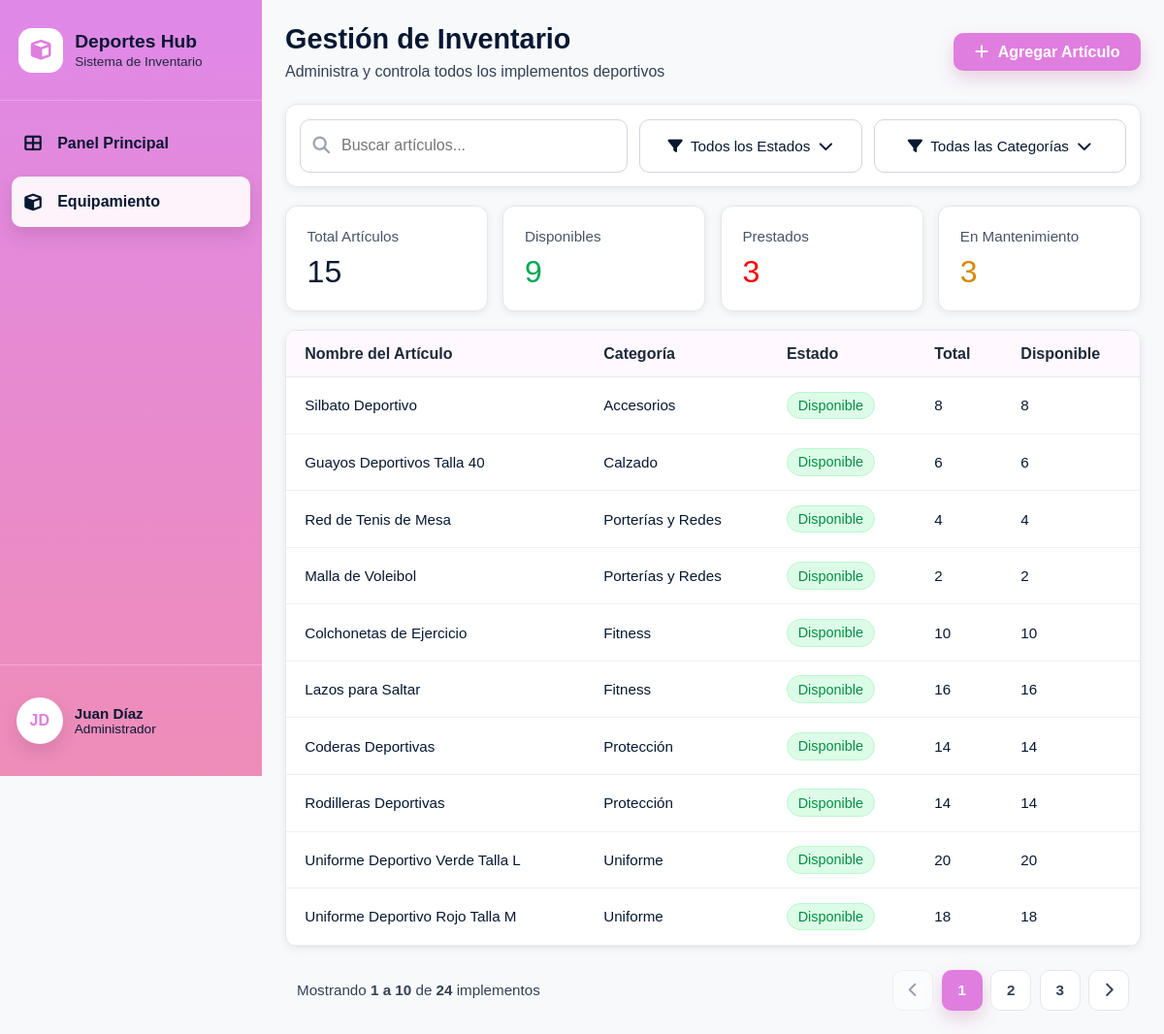
/ (signed in), run on the app's committed database.
### tables this page shows
CREATE TABLE `implementos` (
  `id_implemento` int(11) NOT NULL,
  `id_categoria` int(11) NOT NULL,
  `nombre_implemento` varchar(100) NOT NULL,
  `codigo_implemento` varchar(30) NOT NULL,
  `descripcion` text DEFAULT NULL,
  `cantidad_total` int(11) NOT NULL DEFAULT 0,
  `cantidad_disponible` int(11) NOT NULL DEFAULT 0,
  `estado` enum('disponible','prestado','mantenimiento','inactivo') NOT NULL DEFAULT 'disponible',
  `ubicacion` varchar(100) DEFAULT NULL,
  `fecha_registro` timestamp NOT NULL DEFAULT current_timestamp()
);

CREATE TABLE `categorias` (
  `id_categoria` int(11) NOT NULL,
  `nombre_categoria` varchar(80) NOT NULL,
  `descripcion` varchar(255) DEFAULT NULL,
  `estado` enum('activa','inactiva') NOT NULL DEFAULT 'activa'
);

### index.php (the view, shortened to what this page needs)
<?php
include("conexion.php");
$registros_por_pagina = 10;
$pagina_actual = isset($_GET["pagina"]) ? (int)$_GET["pagina"] : 1;
$inicio = ($pagina_actual - 1) * $registros_por_pagina;
$total_consulta = $conexion->query("SELECT COUNT(*) AS total FROM implementos");
$total_fila = $total_consulta->fetch_assoc();
$total_implementos = $total_fila["total"];
$total_paginas = ceil($total_implementos / $registros_por_pagina);
$consulta_implementos = $conexion->query("
    SELECT
        i.id_implemento,
        i.nombre_implemento,
        i.codigo_implemento,
        i.cantidad_total,
        i.cantidad_disponible,
        i.estado,
        i.ubicacion,
        c.nombre_categoria
    FROM implementos i
    INNER JOIN categorias c ON i.id_categoria = c.id_categoria
    ORDER BY i.id_implemento DESC
    LIMIT $inicio, $registros_por_pagina
");
?>
<!DOCTYPE html>
<html lang="es">
<head>
    <link rel="stylesheet" href="defaul.css">
</head>
<body class="inventario-page">
    <div class="inventario-contenedor">
        <aside class="inventario-menu">
            <div class="inventario-logo">
                <div class="inventario-logo-icon">
                    <i class="fa-solid fa-cube"></i>
                </div>
                <div>
                    <h2>Deportes Hub</h2>
                    <p>Sistema de Inventario</p>
                </div>
            </div>
            <nav class="inventario-nav">
                <a href="administrador.php" class="inventario-link">
                    <i class="fa-solid fa-table-cells-large"></i>
                    <span>Panel Principal</span>
                </a>
                <a href="index.php" class="inventario-link activo">
                    <i class="fa-solid fa-cube"></i>
                    <span>Equipamiento</span>
                </a>
            </nav>
            <div class="inventario-user">
                <div class="inventario-user-avatar">JD</div>
                <div>
                    <h4>Juan Díaz</h4>
                    <p>Administrador</p>
                </div>
            </div>
        </aside>
        <main class="inventario-main">
            <section class="inventario-header">
                <div>
                    <h1>Gestión de Inventario</h1>
                    <p>Administra y controla todos los implementos deportivos</p>
                </div>
                <button class="btn-agregar-articulo" id="btnMostrarArticulo" type="button">
                    <i class="fa-solid fa-plus"></i>
                    Agregar Artículo
                </button>
            </section>
            <div id="vistaInventario">
                <section class="inventario-filtros">
                    <div class="inventario-buscador">
                        <i class="fa-solid fa-magnifying-glass"></i>
                        <input type="text" placeholder="Buscar artículos...">
                    </div>
                    <button class="btn-filtro">
                        <i class="fa-solid fa-filter"></i>
                        Todos los Estados
                        <i class="fa-solid fa-chevron-down"></i>
                    </button>
                    <button class="btn-filtro">
                        <i class="fa-solid fa-filter"></i>
                        Todas las Categorías
                        <i class="fa-solid fa-chevron-down"></i>
                    </button>
                </section>
                <section class="inventario-cards">
                    <article class="inventario-card">
                        <p>Total Artículos</p>
                        <h2>15</h2>
                    </article>
                    <article class="inventario-card">
                        <p>Disponibles</p>
                        <h2 class="numero-verde">9</h2>
                    </article>
                    <article class="inventario-card">
                        <p>Prestados</p>
                        <h2 class="numero-rojo">3</h2>
                    </article>
                    <article class="inventario-card">
                        <p>En Mantenimiento</p>
                        <h2 class="numero-naranja">3</h2>
                    </article>
                </section>
                <section class="inventario-tabla-contenedor">
                    <table class="inventario-tabla">
                        <thead>
                            <tr>
                                <th>Nombre del Artículo</th>
                                <th>Categoría</th>
                                <th>Estado</th>
                                <th>Total</th>
                                <th>Disponible</th>
                            </tr>
                        </thead>
                        <tbody>
                            <?php while($implemento = $consulta_implementos->fetch_assoc()) { ?>
                                <tr>
                                    <td><?php echo $implemento["nombre_implemento"]; ?></td>
                                    <td><?php echo $implemento["nombre_categoria"]; ?></td>
                                    <td>
                                        <span class="estado-inventario <?php echo $implemento["estado"]; ?>">
                                            <?php echo ucfirst($implemento["estado"]); ?>
                                        </span>
                                    </td>
                                    <td><?php echo $implemento["cantidad_total"]; ?></td>
                                    <td><?php echo $implemento["cantidad_disponible"]; ?></td>
                                </tr>
                            <?php } ?>
                        </tbody>
                    </table>
                </section>
                <section class="inventario-paginacion">
                    <p>
                        Mostrando
                        <strong>
                            <?php echo $total_implementos > 0 ? $inicio + 1 : 0; ?>
                            a
                            <?php
                                $fin = $inicio + $registros_por_pagina;
                                echo $fin > $total_implementos ? $total_implementos : $fin;
                            ?>
                        </strong>
                        de <strong><?php echo $total_implementos; ?></strong> implementos
                    </p>
                    <div class="paginacion-botones">
                        <?php if ($pagina_actual > 1) { ?>
                            <button type="button" onclick="window.location.href='index.php?pagina=<?php echo $pagina_actual - 1; ?>'">
                                <i class="fa-solid fa-chevron-left"></i>
                            </button>
                        <?php } else { ?>
                            <button type="button" disabled>
                                <i class="fa-solid fa-chevron-left"></i>
                            </button>
                        <?php } ?>
                        <?php for ($i = 1; $i <= $total_paginas; $i++) { ?>
                            <button
                                type="button"
                                class="<?php echo $i == $pagina_actual ? 'pagina-activa' : ''; ?>"
                                onclick="window.location.href='index.php?pagina=<?php echo $i; ?>'">
                                <?php echo $i; ?>
                            </button>
                        <?php } ?>
                        <?php if ($pagina_actual < $total_paginas) { ?>
                            <button type="button" onclick="window.location.href='index.php?pagina=<?php echo $pagina_actual + 1; ?>'">
                                <i class="fa-solid fa-chevron-right"></i>
                            </button>
                        <?php } else { ?>
                            <button type="button" disabled>
                                <i class="fa-solid fa-chevron-right"></i>
                            </button>
                        <?php } ?>
                    </div>
                </section>
            </div>
        </main>
    </div>
</body>
</html>

### data on the page
implementos: nombre_implemento "Silbato Deportivo", id_categoria.nombre_categoria "Accesorios", estado "Disponible", cantidad_total "8", cantidad_disponible "8"
implementos: nombre_implemento "Guayos Deportivos Talla 40", id_categoria.nombre_categoria "Calzado", estado "Disponible", cantidad_total "6", cantidad_disponible "6"
implementos: nombre_implemento "Red de Tenis de Mesa", id_categoria.nombre_categoria "Porterías y Redes", estado "Disponible", cantidad_total "4", cantidad_disponible "4"
implementos: nombre_implemento "Malla de Voleibol", id_categoria.nombre_categoria "Porterías y Redes", estado "Disponible", cantidad_total "2", cantidad_disponible "2"
implementos: nombre_implemento "Colchonetas de Ejercicio", id_categoria.nombre_categoria "Fitness", estado "Disponible", cantidad_total "10", cantidad_disponible "10"
implementos: nombre_implemento "Lazos para Saltar", id_categoria.nombre_categoria "Fitness", estado "Disponible", cantidad_total "16", cantidad_disponible "16"
implementos: nombre_implemento "Coderas Deportivas", id_categoria.nombre_categoria "Protección", estado "Disponible", cantidad_total "14", cantidad_disponible "14"
implementos: nombre_implemento "Rodilleras Deportivas", id_categoria.nombre_categoria "Protección", estado "Disponible", cantidad_total "14", cantidad_disponible "14"
implementos: nombre_implemento "Uniforme Deportivo Verde Talla L", id_categoria.nombre_categoria "Uniforme", estado "Disponible", cantidad_total "20", cantidad_disponible "20"
implementos: nombre_implemento "Uniforme Deportivo Rojo Talla M", id_categoria.nombre_categoria "Uniforme", estado "Disponible", cantidad_total "18", cantidad_disponible "18"

### other printed values
$inicio + 1 "1"
$fin "10"
$total_implementos "24"
